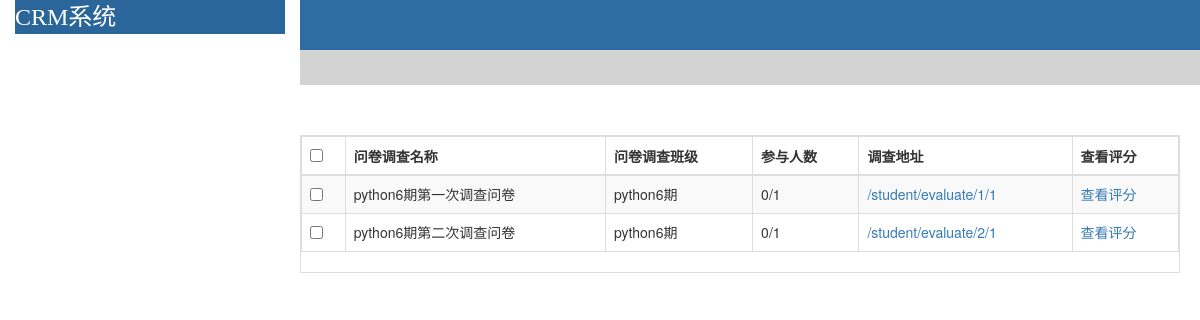
Before: /index/ with the older database file.
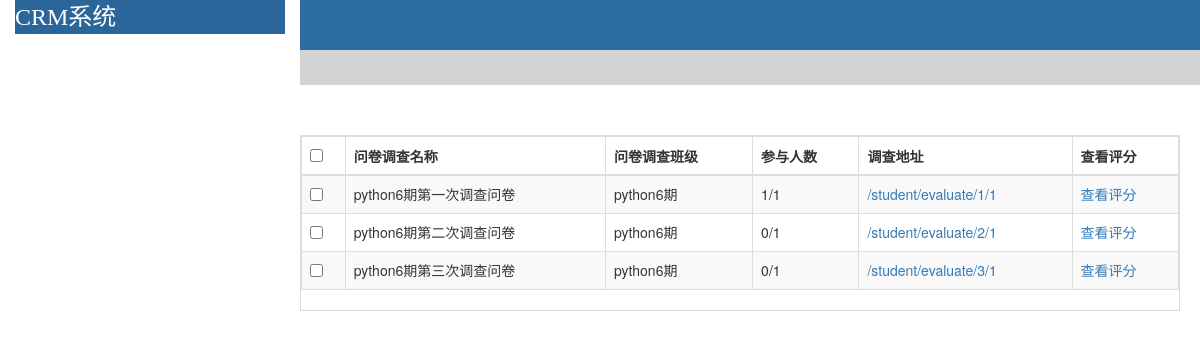
After: the same page with the newer database file.
### app01/models.py (models this page shows, shortened)
class QuestionSuv(models.Model):
    title=models.CharField(max_length=32,verbose_name="问卷名称")
    create_time = models.DateTimeField(verbose_name='创建时间', auto_now_add=True)
    end_time = models.DateTimeField(verbose_name="结束时间",null=True)
    classobj=models.ForeignKey(to=ClassList,verbose_name="班级")
    userInfoobj=models.ForeignKey(to=UserInfo,verbose_name="创建人")
    class Meta:
        verbose_name_plural="问卷表"

class ClassList(models.Model):
    title=models.CharField(max_length=64,verbose_name="班级名称")
    class Meta:
        verbose_name_plural="班级表"

class Answer(models.Model):
    stu=models.ForeignKey(to=Student,verbose_name="所属学生")
    question=models.ForeignKey(to=Question,verbose_name="所属问题")
    option=models.ForeignKey(to=Option,null=True,blank=True,verbose_name="所属单选表")
    value=models.IntegerField(null=True,blank=True,verbose_name="打分表的分值")
    content=models.CharField(max_length=255,null=True,blank=True,verbose_name="建议表的内容")
    questionSuv=models.ForeignKey(to=QuestionSuv,null=True)
    class Meta:
        verbose_name_plural="答案表"

class Student(models.Model):
    username = models.CharField(max_length=32,verbose_name="姓名")
    pwd=models.CharField(max_length=32,verbose_name="姓名")
    cls = models.ForeignKey(to=ClassList,verbose_name="所属班级")
    class Meta:
        verbose_name_plural="学生表"

### app01/views.py (the view)
# urls.py: url(r'^index/$', views.index),
def index(request):
    questionSuvs=models.QuestionSuv.objects.all()
    return render(request,"index.html",{"questionSuvs":questionSuvs})

### app01/templatetags/myFilter.py (called while the page is built)
@register.filter
def stu_count(answers):
    stu_l=[]
    for answer in answers:
        stu=answer.stu
        stu_l.append(stu)
    stu_l=set(stu_l)
    return len(stu_l)

### templates/index.html (shortened to what this page needs)
<!DOCTYPE html>
<html lang="en">
<head>
    <link rel="stylesheet" href="/static/bootstrap-3.3.7-dist/css/bootstrap.min.css">
    <link rel="stylesheet" href="/static/css/index.css">
    {% load myFilter %}
</head>
<body>
<div class="container-fluid">
    <div class="row">
        <div class="col-md-3">
            <div id="left_head">
                CRM系统
            </div>
        </div>
        <div class="col-md-9" style="padding:0">
            <div id="head" >
            </div>
        {% block content%}
            <div id="tip">
            </div>
            <div id="content_body" style="margin-right: 20px">
                <div class="table-responsive table-bordered">
                    <table id="t1" class="table table-striped table-bordered">
                        <thead>
                        <tr>
                            <th><input type="checkbox"></th>
                            <th>问卷调查名称</th>
                            <th>问卷调查班级</th>
                            <th>参与人数</th>
                            <th>调查地址</th>
                            <th>查看评分</th>
                        </tr>
                        </thead>
                        <tbody id="tbody">
                            {% for questionSuv in questionSuvs %}
                              <tr>
                              <td><input type="checkbox"></td>
                              <td>{{questionSuv.title  }}</td>
                              <td>{{ questionSuv.classobj.title}}</td>
                              <td>
                                  {{questionSuv.answer_set.all|stu_count }}/{{ questionSuv.classobj.student_set.count}}</td>
                              <td><a href="/student/evaluate/{{questionSuv.id }}/{{ questionSuv.classobj.id }}/">/student/evaluate/{{questionSuv.id }}/{{ questionSuv.classobj.id }}</a></td>
                              <td><a href="">查看评分</a></td>
                              </tr>
                            {% endfor %}
                        </tbody>
                    </table>
                </div>
            </div>
        {% endblock content %}
        </div>
    </div>
</div>
</body>
</html>

### static/css/index.css (style rules this page uses)
a { text-decoration: none; }
#left_head { background-color: #2b669a; color: white; font-size: 24px; font-family: Dialog; }
#head { height: 50px; background-color: #2e6da4; }
#tip { height: 35px; background-color:lightgray ; }
#content_body { margin-top: 50px; }

Changed rows visible on the page:
computed for QuestionSuv "python6期第一次调查问卷": answer_set.all|stu_count "0" → "1"
added QuestionSuv: title "python6期第三次调查问卷", classobj "python6期", answer_set.all|stu_count "0", classobj.student_set.count "1", id "3", classobj.id "1"
